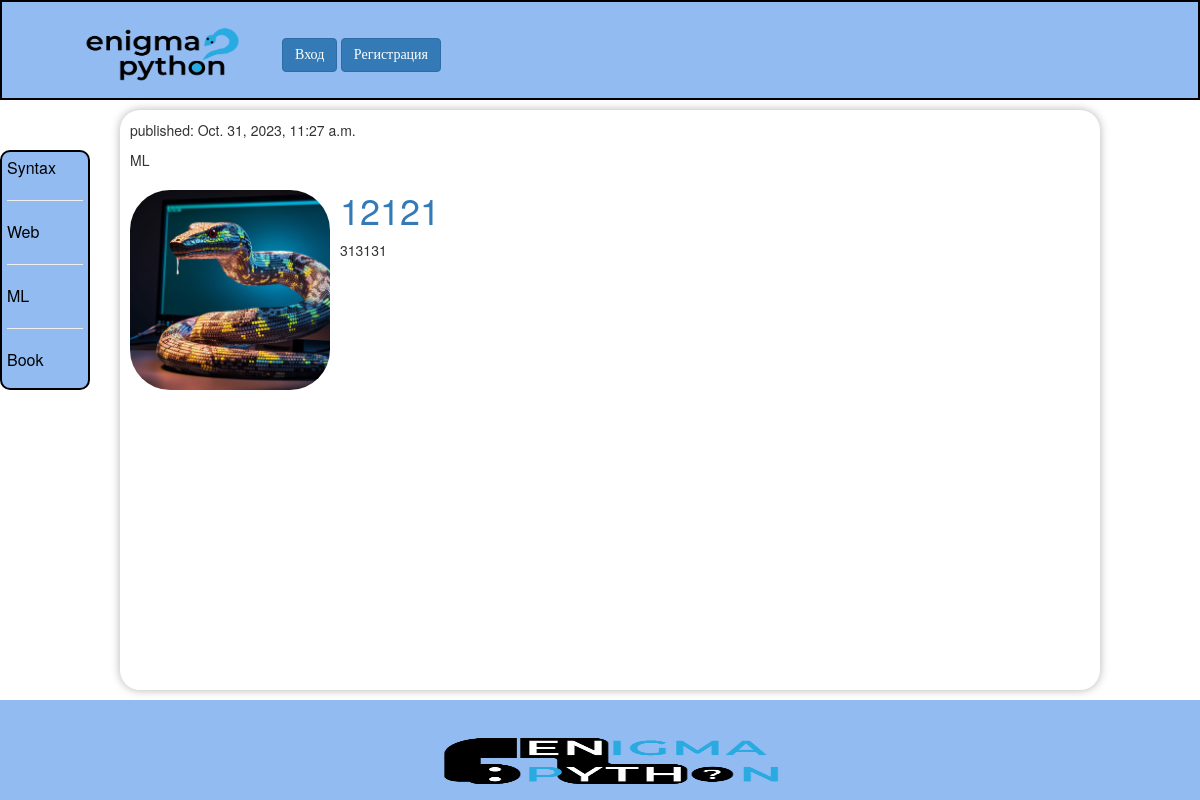
The app's page //ML/, older data.
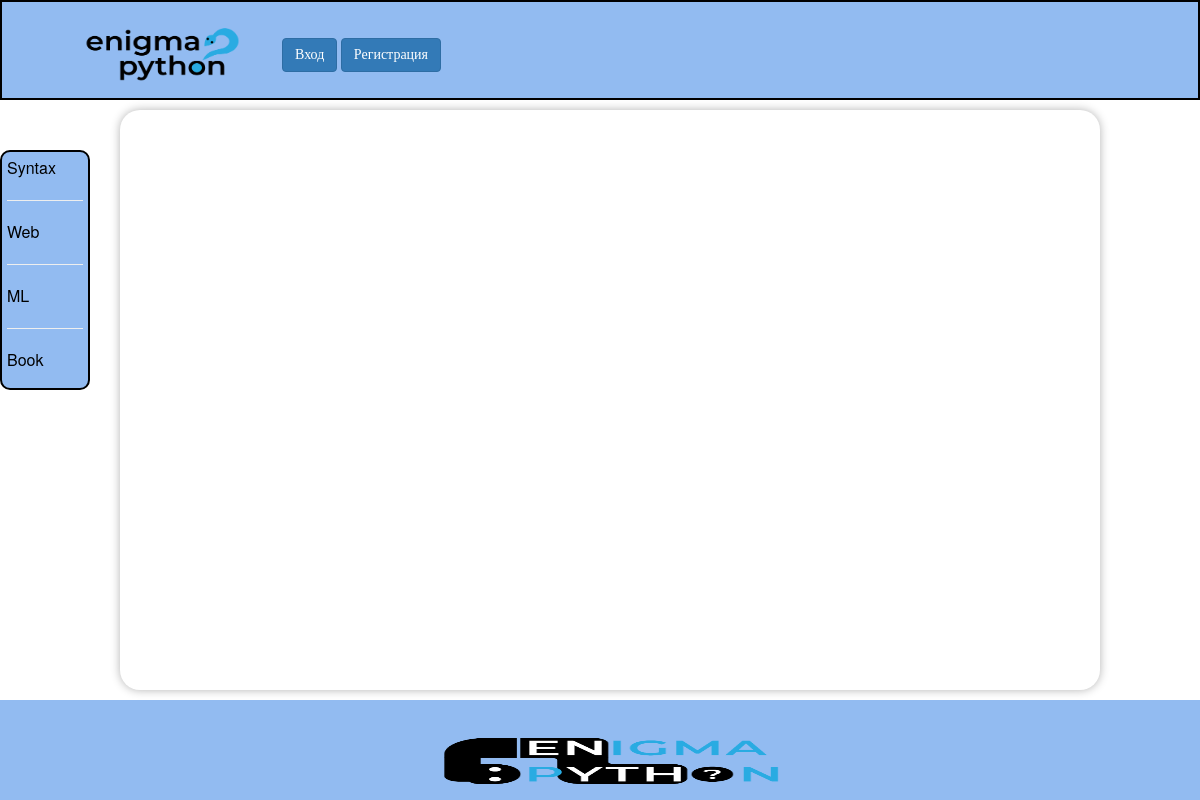
The same page, newer data.
### coolsite/models.py (models this page shows, shortened)
class Post(models.Model):
    AUTHOR_CHOICES = (
        ('ML', 'Machine Learning'),
        ('Web', 'Web Development'),
        ('Syntax', 'Programming Syntax'),
        ('Book', 'Book Reviews'),
    )
    author = models.ForeignKey(settings.AUTH_USER_MODEL, on_delete=models.CASCADE)
    choice = models.CharField(max_length=10, choices=AUTHOR_CHOICES, default='Syntax', verbose_name='Тема')
    title = models.CharField(max_length=200, verbose_name='Заголовок')
    text = models.TextField(verbose_name='Текст статьи')
    img = models.ImageField(upload_to='images/', default='images/default_image.jpg', verbose_name='Изображение')
    created_date = models.DateTimeField(default=timezone.now, verbose_name='Время создания')
    published_date = models.DateTimeField(blank=True, null=True, verbose_name='Время публикации')
    tags = models.ManyToManyField('TagPost', blank=True, related_name='tags')
    def get_absolute_url(self):
        return reverse('coolsite:post_detail', args=[str(self.pk)])

### coolsite/views.py (the view)
# urls.py: path('/<str:topic>/', views.post_list_by_topic, name="post_list_by_topic"),
def post_list_by_topic(request, topic):
    posts = Post.objects.filter(choice=topic).order_by('-published_date')
    context = {
        'posts': posts,
        'menu': menu
    }
    return render(request, 'coolsite/post_list_by_topic.html', context)

### coolsite/templates/coolsite/post_list_by_topic.html (shortened to what this page needs)
{% extends 'base.html' %}
{% block content %}
    {% for post in posts %}
    <div class="post">
            <p>published: {{ post.published_date }}</p>
            <p> {{ post.choice }}</p>
            <div class="post-img">
            {% if post.img %}
                <img src="{{ post.img.url }}"  alt="Post Image">
            {% else %}
                <img src="images/default_image.jpg"  alt="Image">
            {% endif %}
            </div>
            <h1><a href="{{ post.get_absolute_url }}">{{ post.title }}</a></h1>
            <p>{{ post.text|linebreaksbr|truncatewords:30 }}</p>
    </div>
    {% endfor %}
{% endblock %}

Row changes from the older to the newer data that the page shows:
removed Post: published_date "Oct. 31, 2023, 11:27 a.m.", choice "ML", img (placeholder picture), title "12121", text "313131"
